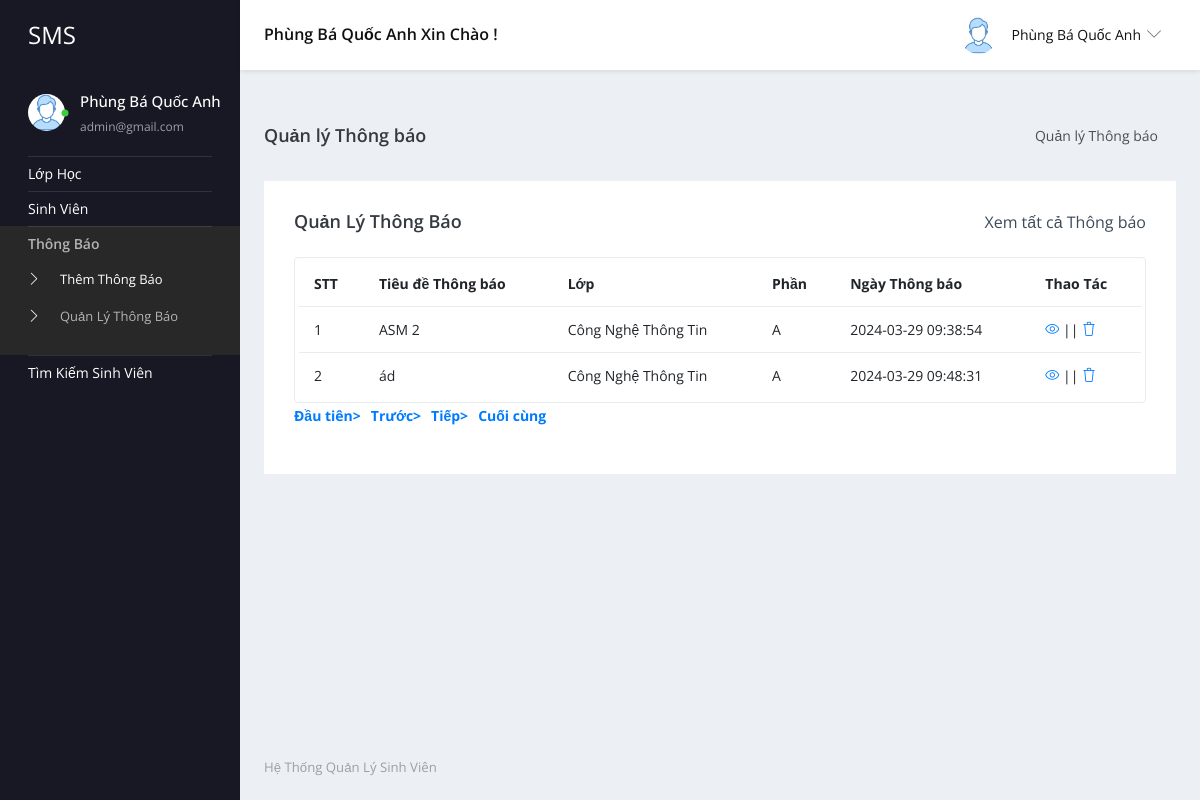
The app's page /admin/manage-notice.php (signed in) with its own data.
### tables this page shows
CREATE TABLE `tblnotice` (
  `ID` int(5) NOT NULL,
  `NoticeTitle` mediumtext DEFAULT NULL,
  `ClassId` int(10) DEFAULT NULL,
  `NoticeMsg` mediumtext DEFAULT NULL,
  `CreationDate` timestamp NULL DEFAULT current_timestamp()
);

CREATE TABLE `tblclass` (
  `ID` int(5) NOT NULL,
  `ClassName` varchar(50) DEFAULT NULL,
  `Section` varchar(20) DEFAULT NULL,
  `CreationDate` timestamp NULL DEFAULT current_timestamp()
);

### admin/manage-notice.php (the view, shortened to what this page needs)
<?php
include('includes/dbconnection.php');
?>
<!DOCTYPE html>
<html lang="en">
<head>
    <link rel="stylesheet" href="vendors/simple-line-icons/css/simple-line-icons.css">
    <link rel="stylesheet" href="vendors/flag-icon-css/css/flag-icon.min.css">
    <link rel="stylesheet" href="vendors/css/vendor.bundle.base.css">
    <link rel="stylesheet" href="./vendors/daterangepicker/daterangepicker.css">
    <link rel="stylesheet" href="./vendors/chartist/chartist.min.css">
    <link rel="stylesheet" href="./css/style.css">
</head>
<body>
    <div class="container-scroller">
     <?php include_once('includes/header.php');?>
      <div class="container-fluid page-body-wrapper">
        <?php include_once('includes/sidebar.php');?>
        <div class="main-panel">
          <div class="content-wrapper">
             <div class="page-header">
              <h3 class="page-title"> Quản lý Thông báo </h3>
              <nav aria-label="breadcrumb">
                <ol class="breadcrumb">
                  <li class="breadcrumb-item active" aria-current="page"> Quản lý Thông báo</li>
                </ol>
              </nav>
            </div>
            <div class="row">
              <div class="col-md-12 grid-margin stretch-card">
                <div class="card">
                  <div class="card-body">
                    <div class="d-sm-flex align-items-center mb-4">
                      <h4 class="card-title mb-sm-0">Quản lý Thông báo</h4>
                      <a href="#" class="text-dark ml-auto mb-3 mb-sm-0"> Xem tất cả Thông báo</a>
                    </div>
                    <div class="table-responsive border rounded p-1">
                      <table class="table">
                        <thead>
                          <tr>
                            <th class="font-weight-bold">STT</th>
                            <th class="font-weight-bold">Tiêu đề Thông báo</th>
                            <th class="font-weight-bold">Lớp</th>
                            <th class="font-weight-bold">Phần</th>
                            <th class="font-weight-bold">Ngày Thông báo</th>
                            <th class="font-weight-bold">Thao Tác</th>
                          </tr>
                        </thead>
                        <tbody>
                           <?php
                           if (isset($_GET['pageno'])) {
                                $pageno = $_GET['pageno'];
                            } else {
                                $pageno = 1;
                            }
                            $no_of_records_per_page = 15;
                            $offset = ($pageno - 1) * $no_of_records_per_page;
                            $ret = "SELECT ID FROM tblnotice";
                            $query1 = $dbh->prepare($ret);
                            $query1->execute();
                            $total_rows = $query1->rowCount();
                            $total_pages = ceil($total_rows / $no_of_records_per_page);
                            $sql = "SELECT tblclass.ID, tblclass.ClassName, tblclass.Section, tblnotice.NoticeTitle, tblnotice.CreationDate, tblnotice.ClassId, tblnotice.ID as nid FROM tblnotice JOIN tblclass ON tblclass.ID=tblnotice.ClassId LIMIT $offset, $no_of_records_per_page";
                            $query = $dbh->prepare($sql);
                            $query->execute();
                            $results = $query->fetchAll(PDO::FETCH_OBJ);
                            $cnt = 1;
                            if($query->rowCount() > 0) {
                                foreach($results as $row) { ?>
                                    <tr>
                                        <td><?php echo htmlentities($cnt);?></td>
                                        <td><?php echo htmlentities($row->NoticeTitle);?></td>
                                        <td><?php echo htmlentities($row->ClassName);?></td>
                                        <td><?php echo htmlentities($row->Section);?></td>
                                        <td><?php echo htmlentities($row->CreationDate);?></td>
                                        <td>
                                            <div>
                                                <a href="edit-notice-detail.php?editid=<?php echo htmlentities ($row->ID);?>"><i class="icon-eye"></i></a>
                                                || <a href="manage-notice.php?delid=<?php echo ($row->ID);?>" onclick="return confirm('Bạn có thực sự muốn xóa ?');"> <i class="icon-trash"></i></a>
                                            </div>
                                        </td>
                                    </tr>
                                <?php $cnt = $cnt + 1;
                                }
                            } ?>
                        </tbody>
                      </table>
                    </div>
                   <div align="left">
                        <ul class="pagination" >
                            <li><a href="?pageno=1"><strong>Đầu tiên></strong></a></li>
                            <li class="<?php if($pageno <= 1) { echo 'disabled'; } ?>">
                                <a href="<?php if($pageno <= 1) { echo '#'; } else { echo "?pageno=".($pageno - 1); } ?>"><strong style="padding-left: 10px">Trước></strong></a>
                            </li>
                            <li class="<?php if($pageno >= $total_pages) { echo 'disabled'; } ?>">
                                <a href="<?php if($pageno >= $total_pages) { echo '#'; } else { echo "?pageno=".($pageno + 1); } ?>"><strong style="padding-left: 10px">Tiếp></strong></a>
                            </li>
                            <li><a href="?pageno=<?php echo $total_pages; ?>"><strong style="padding-left: 10px">Cuối cùng</strong></a></li>
                        </ul>
                    </div>
                  </div>
                </div>
              </div>
            </div>
          </div>
         <?php include_once('includes/footer.php');?>
        </div>
      </div>
    </div>
</body>
</html>

### admin/includes/header.php (shortened to what this page needs)
<nav class="navbar default-layout-navbar col-lg-12 col-12 p-0 fixed-top d-flex flex-row">
  <div class="navbar-brand-wrapper d-flex align-items-center">
    <a class="navbar-brand brand-logo" href="manage-students.php">
      <strong style="color: white;">SMS</strong>
    </a>
  </div>
  <?php
  $aid= $_SESSION['sturecmsaid'];
  $sql="SELECT * from tbladmin where ID=:aid";
  $query = $dbh -> prepare($sql);
  $query->bindParam(':aid',$aid,PDO::PARAM_STR);
  $query->execute();
  $results=$query->fetchAll(PDO::FETCH_OBJ);
  if($query->rowCount() > 0) {
    foreach($results as $row) { ?>
      <div class="navbar-menu-wrapper d-flex align-items-center flex-grow-1">
        <h5 class="mb-0 font-weight-medium d-none d-lg-flex"><?php echo htmlentities($row->AdminName); ?> Xin Chào !</h5>
        <ul class="navbar-nav navbar-nav-right ml-auto">
          <li class="nav-item dropdown d-none d-xl-inline-flex user-dropdown">
            <a class="nav-link dropdown-toggle" id="UserDropdown" href="#" data-toggle="dropdown" aria-expanded="false">
              <img class="img-xs rounded-circle ml-2" src="images/faces/face8.jpg" alt="Profile image">
              <span class="font-weight-normal"><?php echo htmlentities($row->AdminName); ?></span>
            </a>
          </li>
        </ul>
      </div>
    <?php } ?>
  <?php } ?>
</nav>

### admin/includes/sidebar.php (shortened to what this page needs)
<nav class="sidebar sidebar-offcanvas" id="sidebar">
  <ul class="nav">
    <li class="nav-item nav-profile">
      <a href="#" class="nav-link">
        <div class="profile-image">
          <img class="img-xs rounded-circle" src="images/faces/face8.jpg" alt="profile image">
          <div class="dot-indicator bg-success"></div>
        </div>
        <div class="text-wrapper">
          <?php
          $aid= $_SESSION['sturecmsaid'];
          $sql="SELECT * from tbladmin where ID=:aid";
          $query = $dbh -> prepare($sql);
          $query->bindParam(':aid',$aid,PDO::PARAM_STR);
          $query->execute();
          $results=$query->fetchAll(PDO::FETCH_OBJ);
          $cnt=1;
          if($query->rowCount() > 0) {
            foreach($results as $row) { ?>
              <p class="profile-name"><?php echo htmlentities($row->AdminName); ?></p>
              <p class="designation"><?php echo htmlentities($row->Email); ?></p>
          <?php $cnt=$cnt+1; }} ?>
        </div>
      </a>
    </li>
    <li class="nav-item">
      <a class="nav-link" data-toggle="collapse" href="#ui-basic" aria-expanded="false" aria-controls="ui-basic">
        <span class="menu-title">Lớp Học</span>
      </a>
    </li>
    <li class="nav-item">
      <a class="nav-link" data-toggle="collapse" href="#ui-basic1" aria-expanded="false" aria-controls="ui-basic1">
        <span class="menu-title">Sinh Viên</span>
      </a>
    </li>
    <li class="nav-item">
      <a class="nav-link" data-toggle="collapse" href="#auth" aria-expanded="false" aria-controls="auth">
        <span class="menu-title">Thông Báo</span>
      </a>
      <div class="collapse" id="auth">
        <ul class="nav flex-column sub-menu">
          <li class="nav-item"> <a class="nav-link" href="add-notice.php"> Thêm Thông Báo </a></li>
          <li class="nav-item"> <a class="nav-link" href="manage-notice.php"> Quản Lý Thông Báo </a></li>
        </ul>
      </div>
    </li>
    <li class="nav-item">
      <a class="nav-link" href="search.php">
        <span class="menu-title">Tìm Kiếm Sinh Viên</span>
      </a>
    </li>
  </ul>
</nav>

### records on screen
tblnotice: NoticeTitle "ASM 2", ClassId.ClassName "Công Nghệ Thông Tin", ClassId.Section "A", CreationDate "2024-03-29 09:38:54"
tblnotice: NoticeTitle "ád", ClassId.ClassName "Công Nghệ Thông Tin", ClassId.Section "A", CreationDate "2024-03-29 09:48:31"

### other values on screen
$row->AdminName "Phùng Bá Quốc Anh"
$row->Email "admin@gmail.com"
